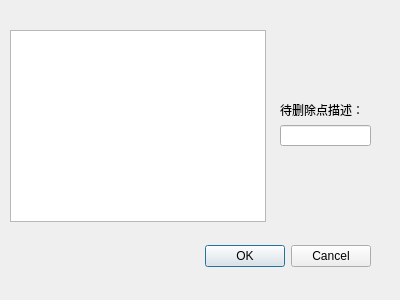
<?xml version="1.0" encoding="UTF-8"?>
<ui version="4.0">
 <class>Dialog_DeleteVex</class>
 <widget class="QDialog" name="Dialog_DeleteVex">
  <property name="geometry">
   <rect>
    <x>0</x>
    <y>0</y>
    <width>400</width>
    <height>300</height>
   </rect>
  </property>
  <property name="windowTitle">
   <string>删除顶点</string>
  </property>
  <widget class="QDialogButtonBox" name="buttonBox">
   <property name="geometry">
    <rect>
     <x>30</x>
     <y>240</y>
     <width>341</width>
     <height>32</height>
    </rect>
   </property>
   <property name="orientation">
    <enum>Qt::Horizontal</enum>
   </property>
   <property name="standardButtons">
    <set>QDialogButtonBox::Cancel|QDialogButtonBox::Ok</set>
   </property>
  </widget>
  <widget class="QLineEdit" name="lineEdit">
   <property name="geometry">
    <rect>
     <x>280</x>
     <y>125</y>
     <width>91</width>
     <height>21</height>
    </rect>
   </property>
  </widget>
  <widget class="QLabel" name="label">
   <property name="geometry">
    <rect>
     <x>280</x>
     <y>100</y>
     <width>101</width>
     <height>20</height>
    </rect>
   </property>
   <property name="text">
    <string>待删除点描述：</string>
   </property>
  </widget>
  <widget class="QTableWidget" name="tableWidget">
   <property name="geometry">
    <rect>
     <x>10</x>
     <y>30</y>
     <width>256</width>
     <height>192</height>
    </rect>
   </property>
  </widget>
 </widget>
 <resources/>
 <connections>
  <connection>
   <sender>buttonBox</sender>
   <signal>accepted()</signal>
   <receiver>Dialog_DeleteVex</receiver>
   <slot>accept()</slot>
   <hints>
    <hint type="sourcelabel">
     <x>248</x>
     <y>254</y>
    </hint>
    <hint type="destinationlabel">
     <x>157</x>
     <y>274</y>
    </hint>
   </hints>
  </connection>
  <connection>
   <sender>buttonBox</sender>
   <signal>rejected()</signal>
   <receiver>Dialog_DeleteVex</receiver>
   <slot>reject()</slot>
   <hints>
    <hint type="sourcelabel">
     <x>316</x>
     <y>260</y>
    </hint>
    <hint type="destinationlabel">
     <x>286</x>
     <y>274</y>
    </hint>
   </hints>
  </connection>
 </connections>
</ui>
